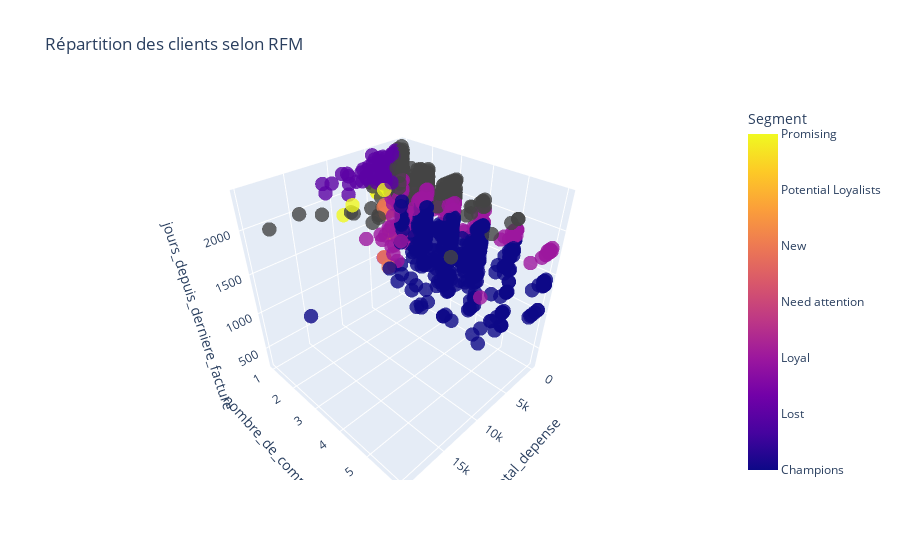

Notebook cell for this chart:
### Code cell
segment_colors = {
    "About to sleep": "lightcoral",
    "At risk": "coral",
    "Cannot Lose them": "firebrick",
    "Champions": "gold",
    "Lost": "darkgray",
    "Loyal": "forestgreen",
    "Need attention": "sandybrown",
    "New": "lightgreen",
    "Potential Loyalists": "mediumseagreen",
    "Promising": "skyblue"
}
df['segment_code'] = df['segment'].map({segment: i for i, segment in enumerate(segment_colors)})
colorscale = [(i / len(segment_colors), color) for i, color in enumerate(segment_colors.values())]

fig = go.Figure(data=[go.Scatter3d(
    x=df['total_depense'],
    y=df['nombre_de_commande'],
    z=df['jours_depuis_derniere_facture'],
    mode='markers',
    marker=dict(
        size=5,
        color=df['segment_code'],
        colorscale=colorscale,
        opacity=0.8,
        colorbar=dict(
            title="Segment",
            tickvals=list(range(len(segment_colors))),
            ticktext=list(segment_colors.keys())
        )
    )
)])

fig.update_layout(
    scene = dict(
        xaxis_title='total_depense',
        yaxis_title='nombre_de_commande',
        zaxis_title='jours_depuis_derniere_facture'
    ),
    title='Répartition des clients selon RFM'
)

fig.show()

### Figure 1 — Plotly figure (JSON) as saved in the notebook; plotly's stock layout.template omitted (floating-point values rounded to 4 significant figures; data arrays with more than 128 entries replaced by an {"elided": "..."} marker saying what was removed)
{"data": [{"marker": {"color": {"elided": "1183 float values"}, "colorbar": {"ticktext": ["About to sleep", "At risk", "Cannot Lose them", "Champions", "Lost", "Loyal", "Need attention", "New", "Potential Loyalists", "Promising"], "tickvals": [0, 1, 2, 3, 4, 5, 6, 7, 8, 9], "title": {"text": "Segment"}}, "colorscale": [[0, "lightcoral"], [0.1, "coral"], [0.2, "firebrick"], [0.3, "gold"], [0.4, "darkgray"], [0.5, "forestgreen"], [0.6, "sandybrown"], [0.7, "lightgreen"], [0.8, "mediumseagreen"], [0.9, "skyblue"]], "opacity": 0.8, "size": 5}, "mode": "markers", "type": "scatter3d", "x": {"elided": "1183 float values"}, "y": {"elided": "1183 int values"}, "z": {"elided": "1183 int values"}}], "layout": {"scene": {"xaxis": {"title": {"text": "total_depense"}}, "yaxis": {"title": {"text": "nombre_de_commande"}}, "zaxis": {"title": {"text": "jours_depuis_derniere_facture"}}}, "title": {"text": "Répartition des clients selon RFM"}}}
